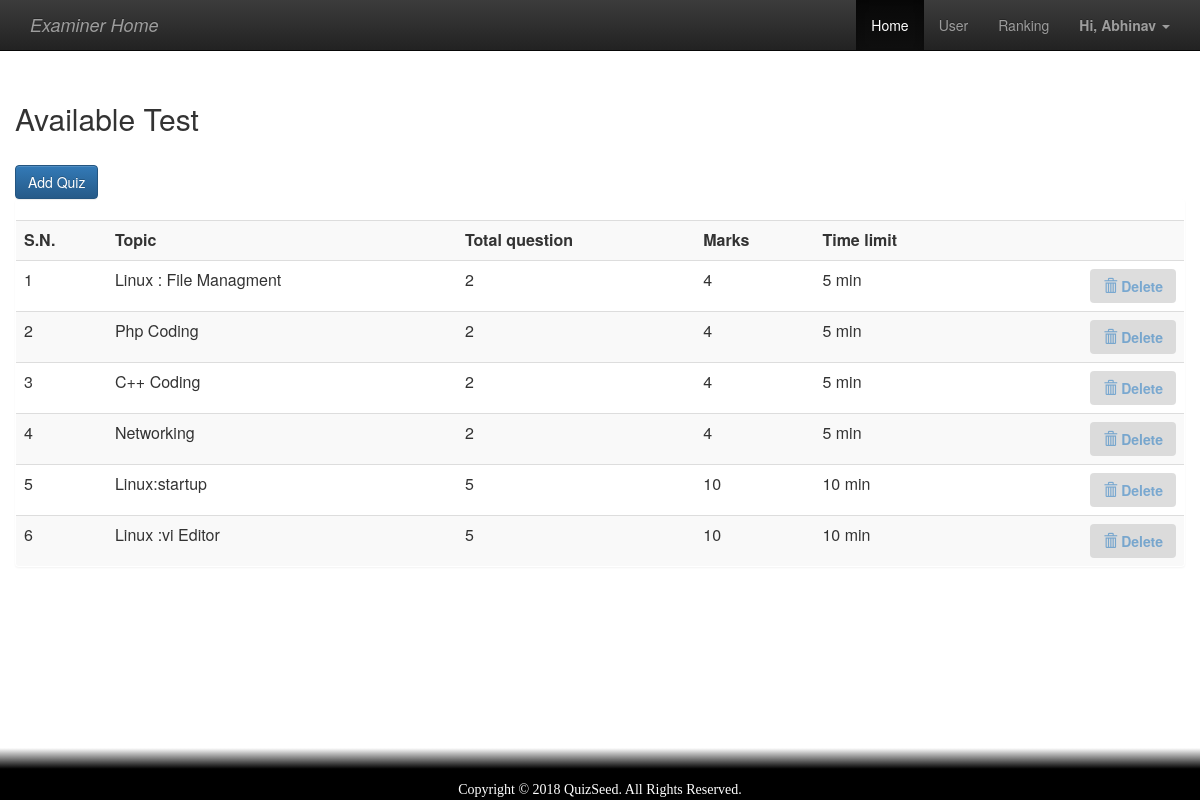
/examiner_home.php (signed in), run on the app's committed database.
### tables this page shows
CREATE TABLE IF NOT EXISTS `quiz` (
  `eid` text NOT NULL,
  `title` varchar(100) NOT NULL,
  `correct` int(11) NOT NULL,
  `wrong` int(11) NOT NULL,
  `total` int(11) NOT NULL,
  `time` bigint(20) NOT NULL,
  `intro` text NOT NULL,
  `tag` varchar(100) NOT NULL,
  `date` timestamp NOT NULL DEFAULT CURRENT_TIMESTAMP ON UPDATE CURRENT_TIMESTAMP,
  `examiner` varchar(50) NOT NULL
);

### examiner_home.php (the view, shortened to what this page needs)
<?php
require 'include/variables.php';
?>
<html>
	<head>
		<?php require 'include/head.php'; ?>
	</head>
	<body>
		<div class="container-fluid">
			<header class="navbar navbar-inverse navbar-fixed-top">
				<div class="container">
					<nav class="navbar-header">
						<a class="navbar-brand logo" href="examiner_home.php">
							<i>Examiner Home</i>
						</a>
					</nav>
					<nav class="collapse navbar-collapse" id="ShowNav">
							<ul class="nav navbar-nav navbar-right">
								<li class="active"><a href="#">Home</a></li>
								<li><a href="examiner_user.php">User</a></li>
								<li><a href="examiner_ranking.php">Ranking</a></li>
								<li class="dropdown">
									<a href="#"  class="dropdown-toggle" data-toggle="dropdown">
											<b class="text-capitalize">Hi, <?php echo $_SESSION["uname"]; ?> </b> <i class="caret"></i>
									</a>
								</li>
							</ul>
					</nav>
				</div>
			</header>
			<main class="row">
	<div class="container">
      <div class="row">
		  <h2>Available Test</h2>
		  <br>
<?php
$uname = $_SESSION['uname'];
$con = mysqli_connect($db_host,$db_user,$db_pass,$db_name);
$result = mysqli_query($con,"SELECT * FROM quiz ORDER BY date DESC") or die('Error');
echo  '
<a class="btn btn-primary" href="examiner_addQuiz.php">Add Quiz</a>
<div class="panel">
<br>
<div class="table-responsive">
<table class="table table-striped title1">
<tr>
	<td><b>S.N.</b></td><td><b>Topic</b></td><td><b>Total question</b></td><td><b>Marks</b></td><td><b>Time limit</b></td>
	<td></td>
</tr>';
$c=1;
while($row = mysqli_fetch_array($result))
{
	$title = $row['title'];
	$total = $row['total'];
	$correct = $row['correct'];
    $time = $row['time'];
	$eid = $row['eid'];
	$examiner = $row['examiner'];
	if($examiner == $uname){
	echo '<tr>
			<td>'.$c++.'</td>
			<td>'.$title.'</td>
			<td>'.$total.'</td>
			<td>'.$correct*$total.'</td>
			<td>'.$time.'&nbsp;min</td>
			 <td>
				<b><a href="examiner_home.php?q=rmquiz&eid='.$eid.'" class="pull-right btn sub1" style="margin:0px;background:#99cc32">
				<span class="glyphicon glyphicon-trash" aria-hidden="true"></span>&nbsp;<span class="title1"><b>Delete</b></span></a></b>
			 </td>
			</tr>';
	}
	else
	{
			echo '<tr>
			<td>'.$c++.'</td>
			<td>'.$title.'</td>
			<td>'.$total.'</td>
			<td>'.$correct*$total.'</td>
			<td>'.$time.'&nbsp;min</td>
			 <td>
				<b><a href="#" class="pull-right btn sub1 disabled" style="margin:0px;background:#ccc">
				<span class="glyphicon glyphicon-trash" aria-hidden="true"></span>&nbsp;<span class="title1"><b>Delete</b></span></a></b>
			 </td>
			</tr>';
	}
}
echo '</table></div></div>';
?>
      </div>
    </div>
				<br>
				<br>
				<br>
				<br>
				<br>
			</main>
			<footer class="navbar navbar-fixed-bottom mainFooter blackFooter">Copyright &copy; <?php echo date('Y')?> QuizSeed. All Rights Reserved.</footer>
		</div>
	</body>
</html>

### css/style.css (style rules this page uses)
main { min-height: 100vh; padding-top: 7%; background: rgba(255,255,255,.2); }
.mainFooter { color: white; font-family:normal; text-align:center ; padding-top: 4vh; border: none; }
.blackFooter { background : linear-gradient(to top, rgb(0,0,0) 60% , rgba(255,255,255,0.01) 100%); }

### data on the page
quiz: title "Linux : File Managment", total "2", $correct*$total "4", time "5"
quiz: title "Php Coding", total "2", $correct*$total "4", time "5"
quiz: title "C++ Coding", total "2", $correct*$total "4", time "5"
quiz: title "Networking", total "2", $correct*$total "4", time "5"
quiz: title "Linux:startup", total "5", $correct*$total "10", time "10"
quiz: title "Linux :vi Editor", total "5", $correct*$total "10", time "10"

### other printed values
$_SESSION["uname"] "Abhinav"
